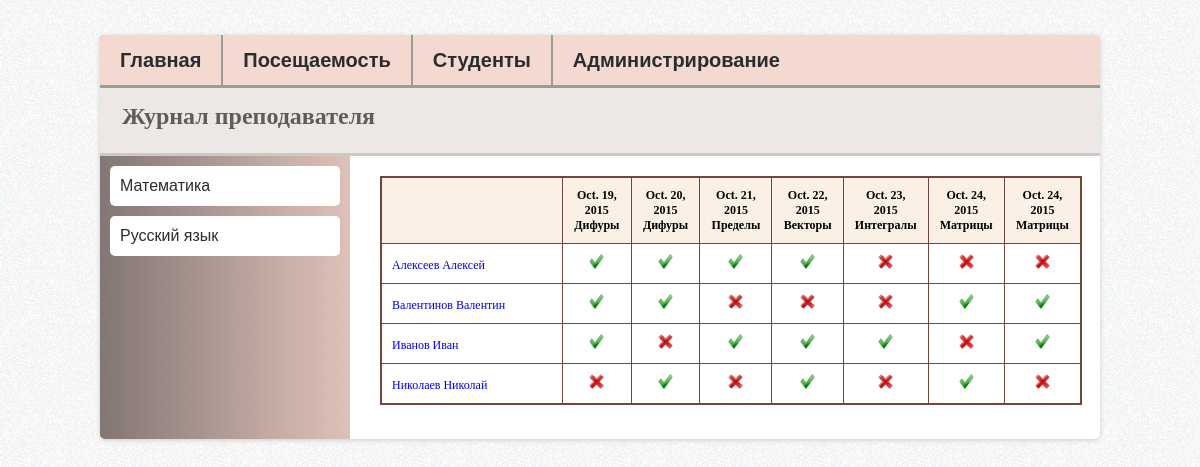
The app's page /attendance/3 with its own data.
### study/models.py (models this page shows, shortened)
class Subject(models.Model):
    professor = models.ForeignKey('Professor')
    title = models.TextField()
    def __str__(self):
        return self.title

class Lesson(models.Model):
    subsection = models.ForeignKey('Subsection')
    lesson_type = models.BooleanField()
    date = models.DateField()

class Subsection(models.Model):
    subject = models.ForeignKey('Subject')
    title = models.TextField()

class Student(models.Model):
    name = models.TextField()
    def __str__(self):
        return self.name

### study/views.py (the view)
# urls.py: url(r'^attendance/(?P<subject_id>[0-9]+)', views.attendance, name='attendance'),
def attendance(request, subject_id):
    subject = Subject.objects.get(id=subject_id)
    student_lesson_list = StudentLesson.objects.order_by("student")
    lessons_list = [lesson for lesson in Lesson.objects.order_by('date') if lesson.subsection.subject == subject]
    students_list = Student.objects.order_by('name')
    context = {
        'result_dict': __get_student_lessons_dict(student_lesson_list, students_list),
        'lessons_list': lessons_list,
        'students_list': students_list,
        'subject': subject,
        'subjects_list': Subject.objects.order_by('title'),
    }
    return render(request, 'study/attendance.html', context)

### study/views.py (called while the page is built)
def __get_student_lessons_dict(student_lesson_list, students_list):
    result = {}
    for student in students_list:
        result[student] = []
        for student_lesson in student_lesson_list:
            if student_lesson.student == student:
                result[student].append(student_lesson.lesson)
    return result

@register.filter
def get_item(dictionary, key):
    return dictionary.get(key)

@register.filter
def check_item(li, value):
    return value in li

### study/templates/study/attendance.html (shortened to what this page needs)
{% extends 'study/base.html' %}
{% block content %}
<table class="tabstyle">
      <tbody class="tabbody">
        <tr>
         <th>&nbsp</th>
         {% for lesson in lessons_list %}
            <th>
                {{lesson.date}}
                <br>
                {{lesson.subsection.title}}
            </th>
        {% endfor %}
        {% for student in students_list %}
        <tr>
            <td style="min-width:160px">
                <a href="{% url 'study:student' subject.id student.id %}">
                     {{student}}
                 </a>
            </td>
            {% for lesson in lessons_list %}
                    <td width="120px" align="center">
                         <form action="{% url 'study:confirm_visit' subject.id student.id lesson.id %}" method="post">
                            {% load staticfiles %}
                            <input type="image" align="center" style="width:15px;height:15px;display:block;margin:0 auto;" src=
                             {% if result_dict|get_item:student|check_item:lesson == True %}
                                {% static 'images/true.png' %}
                            {% else %}
                                {% static 'images/false.png' %}
                            {% endif %}>
                         </form>
                    </td>
            {% endfor %}
        </tr>
        {% endfor %}
        </tr>
      </tbody>
</table>
<br>
{% endblock %}
{% block sidebar %}
    <div id="subject_name">
        <ul>
            {% for subject in subjects_list %}
                <li><a href="{% url 'study:attendance' subject.id%}">{{ subject }}</a></li>
            {% endfor %}
        </ul>
    </div>
{% endblock %}

### study/static/study/style.css (style rules this page uses)
* { margin: 0; padding: 0; }
body { background: url("../images/bg.png") #EAEAEA; font: 12px Arial, Tahoma; }
a { text-decoration: none; }
#subject_name ul { list-style: none; }
#subject_name ul li a { color: #292d30; font-family: "Arial"; line-height: 40px; font-size: 16px; padding: 0 10px; display: block; }
#subject_name ul li { float: left; background: #FFF; margin: 10px 10px 0px; margin-right: 10px; width: 230px; border-radius: 5px; }
#subject_name ul li:last-child { margin-bottom: 10px; }
.tabstyle { border: 1px solid #75453d; border-collapse: collapse; font-family: "Tahoma"; }
.tabstyle thead, th { background-color: #faf0e6; text-align: center; vertical-align: text-top; padding:10px; border: 1px solid #75453d; border-collapse: collapse; }
.tabstyle td, tr { text-align:left; vertical-align: text-top; padding:10px; border: 1px solid #75453d; border-collapse: collapse; }
.tabstyle tr { background: #fff; }
.tabbody { display: block; height: 100%; width: 700px; overflow: hidden; overflow-x: auto; }

### records on screen
Subject: title "Математика"
Subject: title "Русский язык"
Lesson: date "Oct. 19, 2015", subsection "Дифуры"
Lesson: date "Oct. 20, 2015", subsection "Дифуры"
Lesson: date "Oct. 21, 2015", subsection "Пределы"
Lesson: date "Oct. 22, 2015", subsection "Векторы"
Lesson: date "Oct. 23, 2015", subsection "Интегралы"
Lesson: date "Oct. 24, 2015", subsection "Матрицы"
Lesson: date "Oct. 24, 2015", subsection "Матрицы"
Student: name "Алексеев Алексей"
Student: name "Валентинов Валентин"
Student: name "Иванов Иван"
Student: name "Николаев Николай"
